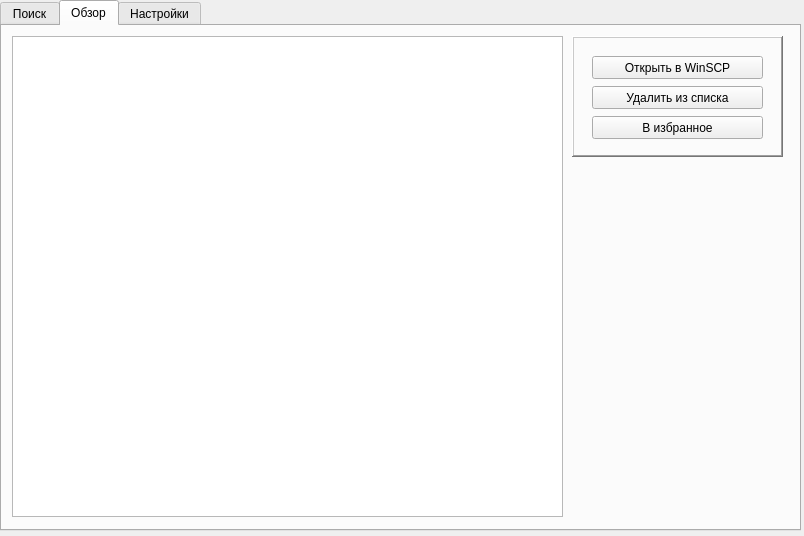
<?xml version="1.0" encoding="UTF-8"?>
<ui version="4.0">
 <class>MainWindow</class>
 <widget class="QMainWindow" name="MainWindow">
  <property name="geometry">
   <rect>
    <x>0</x>
    <y>0</y>
    <width>804</width>
    <height>536</height>
   </rect>
  </property>
  <property name="windowTitle">
   <string>MainWindow</string>
  </property>
  <property name="toolButtonStyle">
   <enum>Qt::ToolButtonIconOnly</enum>
  </property>
  <property name="dockNestingEnabled">
   <bool>true</bool>
  </property>
  <property name="unifiedTitleAndToolBarOnMac">
   <bool>false</bool>
  </property>
  <widget class="QWidget" name="centralwidget">
   <widget class="QTabWidget" name="tabWidget">
    <property name="geometry">
     <rect>
      <x>0</x>
      <y>0</y>
      <width>801</width>
      <height>531</height>
     </rect>
    </property>
    <property name="tabPosition">
     <enum>QTabWidget::North</enum>
    </property>
    <property name="currentIndex">
     <number>1</number>
    </property>
    <property name="movable">
     <bool>false</bool>
    </property>
    <widget class="QWidget" name="tab">
     <attribute name="title">
      <string>Поиск</string>
     </attribute>
     <widget class="QFrame" name="frame">
      <property name="geometry">
       <rect>
        <x>570</x>
        <y>10</y>
        <width>211</width>
        <height>161</height>
       </rect>
      </property>
      <property name="frameShape">
       <enum>QFrame::WinPanel</enum>
      </property>
      <property name="frameShadow">
       <enum>QFrame::Raised</enum>
      </property>
      <widget class="QLineEdit" name="cityLine">
       <property name="geometry">
        <rect>
         <x>20</x>
         <y>30</y>
         <width>171</width>
         <height>20</height>
        </rect>
       </property>
      </widget>
      <widget class="QLabel" name="label">
       <property name="geometry">
        <rect>
         <x>20</x>
         <y>10</y>
         <width>171</width>
         <height>16</height>
        </rect>
       </property>
       <property name="text">
        <string>Город на английском</string>
       </property>
      </widget>
      <widget class="QLabel" name="label_2">
       <property name="geometry">
        <rect>
         <x>20</x>
         <y>60</y>
         <width>171</width>
         <height>16</height>
        </rect>
       </property>
       <property name="text">
        <string>Сколько страниц результатов</string>
       </property>
      </widget>
      <widget class="QLineEdit" name="pagesLine">
       <property name="geometry">
        <rect>
         <x>20</x>
         <y>80</y>
         <width>171</width>
         <height>20</height>
        </rect>
       </property>
      </widget>
      <widget class="QPushButton" name="scanButton">
       <property name="geometry">
        <rect>
         <x>20</x>
         <y>120</y>
         <width>171</width>
         <height>23</height>
        </rect>
       </property>
       <property name="text">
        <string>Поиск</string>
       </property>
      </widget>
     </widget>
     <widget class="QFrame" name="frame_2">
      <property name="geometry">
       <rect>
        <x>570</x>
        <y>180</y>
        <width>211</width>
        <height>151</height>
       </rect>
      </property>
      <property name="frameShape">
       <enum>QFrame::WinPanel</enum>
      </property>
      <property name="frameShadow">
       <enum>QFrame::Raised</enum>
      </property>
      <widget class="QPushButton" name="validButton">
       <property name="geometry">
        <rect>
         <x>20</x>
         <y>20</y>
         <width>171</width>
         <height>23</height>
        </rect>
       </property>
       <property name="text">
        <string>Валидация</string>
       </property>
      </widget>
      <widget class="QPushButton" name="manualButton">
       <property name="geometry">
        <rect>
         <x>20</x>
         <y>50</y>
         <width>171</width>
         <height>23</height>
        </rect>
       </property>
       <property name="text">
        <string>Добавить вручную</string>
       </property>
      </widget>
      <widget class="QPushButton" name="savehostsButton">
       <property name="geometry">
        <rect>
         <x>20</x>
         <y>80</y>
         <width>171</width>
         <height>23</height>
        </rect>
       </property>
       <property name="text">
        <string>Сохранить список хостов</string>
       </property>
      </widget>
      <widget class="QPushButton" name="loadhostsButton">
       <property name="geometry">
        <rect>
         <x>20</x>
         <y>110</y>
         <width>171</width>
         <height>23</height>
        </rect>
       </property>
       <property name="text">
        <string>Подгрузить список хостов</string>
       </property>
      </widget>
     </widget>
     <widget class="QFrame" name="frame_3">
      <property name="geometry">
       <rect>
        <x>570</x>
        <y>340</y>
        <width>211</width>
        <height>151</height>
       </rect>
      </property>
      <property name="frameShape">
       <enum>QFrame::WinPanel</enum>
      </property>
      <property name="frameShadow">
       <enum>QFrame::Raised</enum>
      </property>
      <widget class="QPushButton" name="removeButton">
       <property name="geometry">
        <rect>
         <x>20</x>
         <y>20</y>
         <width>171</width>
         <height>23</height>
        </rect>
       </property>
       <property name="text">
        <string>Удалить выбранные</string>
       </property>
      </widget>
      <widget class="QPushButton" name="checkButton">
       <property name="geometry">
        <rect>
         <x>20</x>
         <y>50</y>
         <width>171</width>
         <height>23</height>
        </rect>
       </property>
       <property name="text">
        <string>Проверить выделенные</string>
       </property>
      </widget>
      <widget class="QPushButton" name="openButton">
       <property name="geometry">
        <rect>
         <x>20</x>
         <y>80</y>
         <width>171</width>
         <height>23</height>
        </rect>
       </property>
       <property name="text">
        <string>Открыть выделенный</string>
       </property>
      </widget>
      <widget class="QPushButton" name="clearnButton">
       <property name="geometry">
        <rect>
         <x>20</x>
         <y>110</y>
         <width>171</width>
         <height>23</height>
        </rect>
       </property>
       <property name="text">
        <string>Очистить список</string>
       </property>
      </widget>
      <widget class="QPushButton" name="testButton">
       <property name="geometry">
        <rect>
         <x>0</x>
         <y>0</y>
         <width>41</width>
         <height>23</height>
        </rect>
       </property>
       <property name="text">
        <string>test</string>
       </property>
      </widget>
     </widget>
     <widget class="QListView" name="qtHostList">
      <property name="geometry">
       <rect>
        <x>10</x>
        <y>10</y>
        <width>551</width>
        <height>481</height>
       </rect>
      </property>
     </widget>
    </widget>
    <widget class="QWidget" name="tab_2">
     <attribute name="title">
      <string>Обзор</string>
     </attribute>
     <widget class="QFrame" name="frame_4">
      <property name="geometry">
       <rect>
        <x>570</x>
        <y>10</y>
        <width>211</width>
        <height>121</height>
       </rect>
      </property>
      <property name="frameShape">
       <enum>QFrame::WinPanel</enum>
      </property>
      <property name="frameShadow">
       <enum>QFrame::Raised</enum>
      </property>
      <widget class="QPushButton" name="winscpButton">
       <property name="geometry">
        <rect>
         <x>20</x>
         <y>20</y>
         <width>171</width>
         <height>23</height>
        </rect>
       </property>
       <property name="text">
        <string>Открыть в WinSCP</string>
       </property>
      </widget>
      <widget class="QPushButton" name="removesButton">
       <property name="geometry">
        <rect>
         <x>20</x>
         <y>50</y>
         <width>171</width>
         <height>23</height>
        </rect>
       </property>
       <property name="text">
        <string>Удалить из списка</string>
       </property>
      </widget>
      <widget class="QPushButton" name="favButton">
       <property name="geometry">
        <rect>
         <x>20</x>
         <y>80</y>
         <width>171</width>
         <height>23</height>
        </rect>
       </property>
       <property name="text">
        <string>В избранное</string>
       </property>
      </widget>
     </widget>
     <widget class="QListView" name="qtFileList">
      <property name="geometry">
       <rect>
        <x>10</x>
        <y>10</y>
        <width>551</width>
        <height>481</height>
       </rect>
      </property>
     </widget>
    </widget>
    <widget class="QWidget" name="tab_3">
     <attribute name="title">
      <string>Настройки</string>
     </attribute>
     <layout class="QVBoxLayout" name="verticalLayout">
      <item>
       <widget class="QTableView" name="cfgList">
        <attribute name="horizontalHeaderCascadingSectionResizes">
         <bool>false</bool>
        </attribute>
       </widget>
      </item>
      <item>
       <widget class="QPushButton" name="pushButton_15">
        <property name="text">
         <string>ОК</string>
        </property>
       </widget>
      </item>
      <item>
       <widget class="QPushButton" name="pushButton_14">
        <property name="text">
         <string>Применить</string>
        </property>
       </widget>
      </item>
      <item>
       <widget class="QPushButton" name="pushButton_13">
        <property name="text">
         <string>Отмена</string>
        </property>
       </widget>
      </item>
     </layout>
    </widget>
   </widget>
  </widget>
 </widget>
 <resources/>
 <connections/>
</ui>
